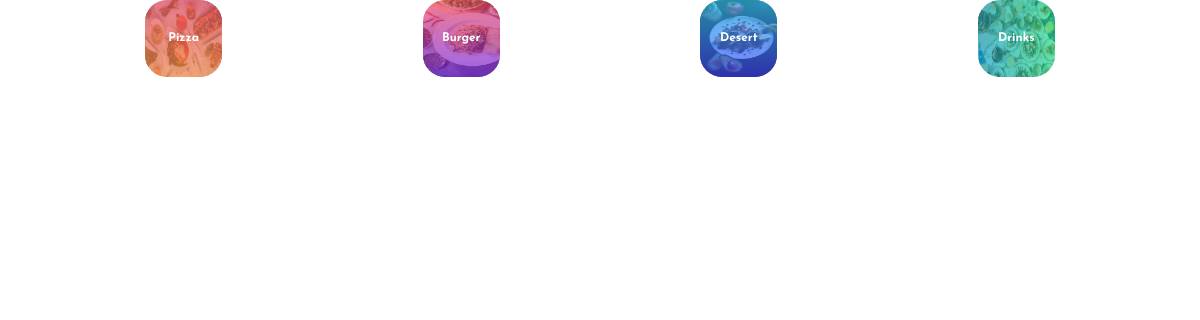
The page /burger/ on the database as committed earlier.
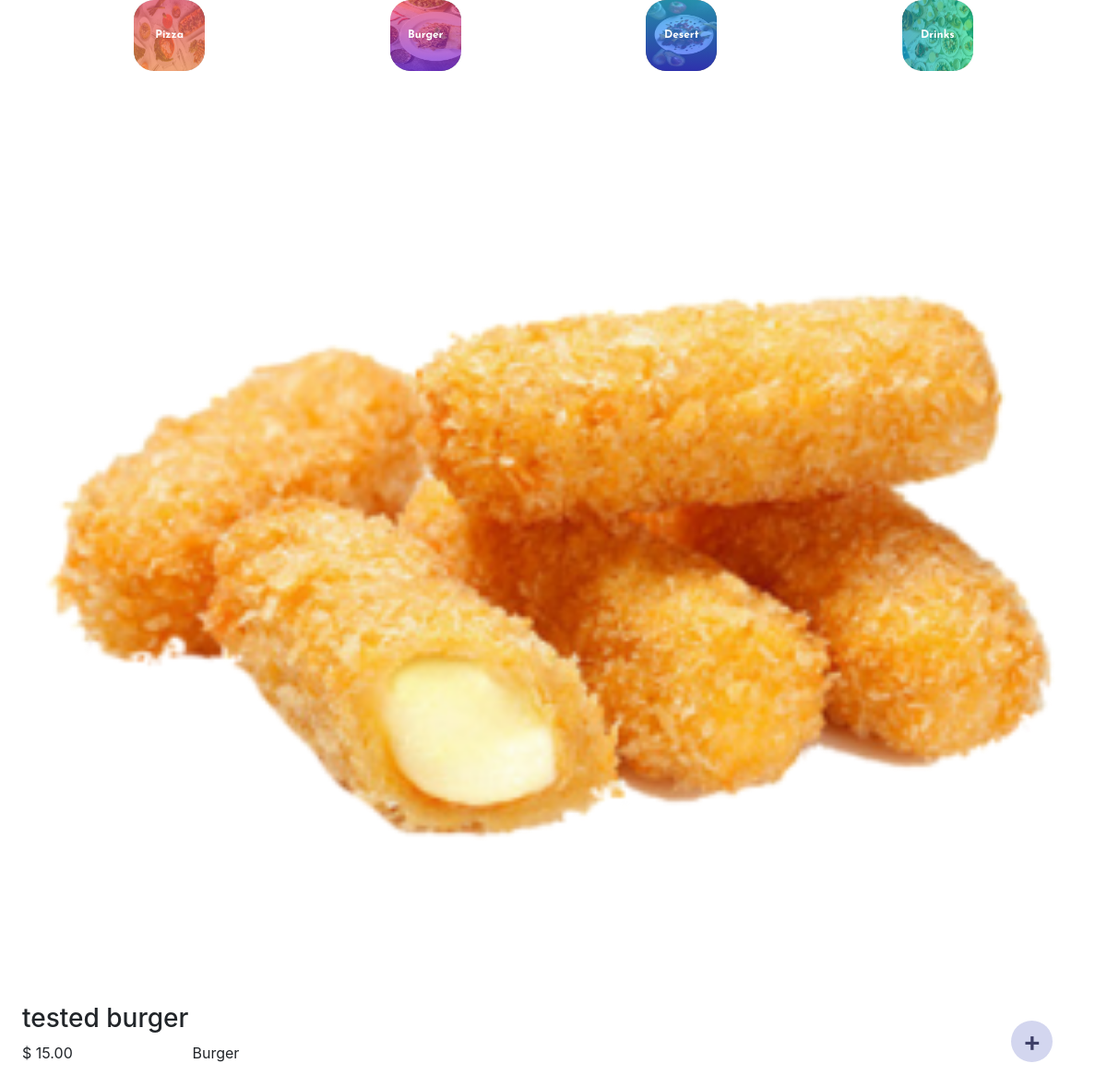
The same page on the database as committed later.
### Category/models.py (models this page shows)
class Burger(models.Model):
    name = models.CharField(default='tested burger', max_length=100)
    category = models.CharField(default='Burger', max_length=100)
    preparing_time = models.CharField(default='10-15min', max_length=100)
    components = models.CharField(default='one two three four five', max_length=100)
    price = models.DecimalField(decimal_places=2, max_digits=4)
    img = models.ImageField(upload_to='Burgers')

### Category/views.py (the view)
# urls.py: path('burger/', burger_view, name='burger'),
def burger_view(request):
    return render(request, "burgers.html", {'burgers': Burger.objects.all()})

### templates/burgers.html
{% extends 'base.html' %}
{% load static %}
{% block content %}
{% for burger in burgers %}
<img class="block_main"  src = /media/{{ burger.img }}  >
    <ul class="under_block">
        <li class="left"><h3>{{ burger.name }}</h3>
            <p>$ {{ burger.price }} <span class="category-title">{{ burger.category }}</span></p>
        </li>
        <li class="plus">
            <a href="#">+</a>
        </li>
    </ul>
{% endfor %}
{% endblock %}

Rows that differ between the two databases and show on the page:
added Burger: img (picture), name "tested burger", price "15.00", category "Burger"
